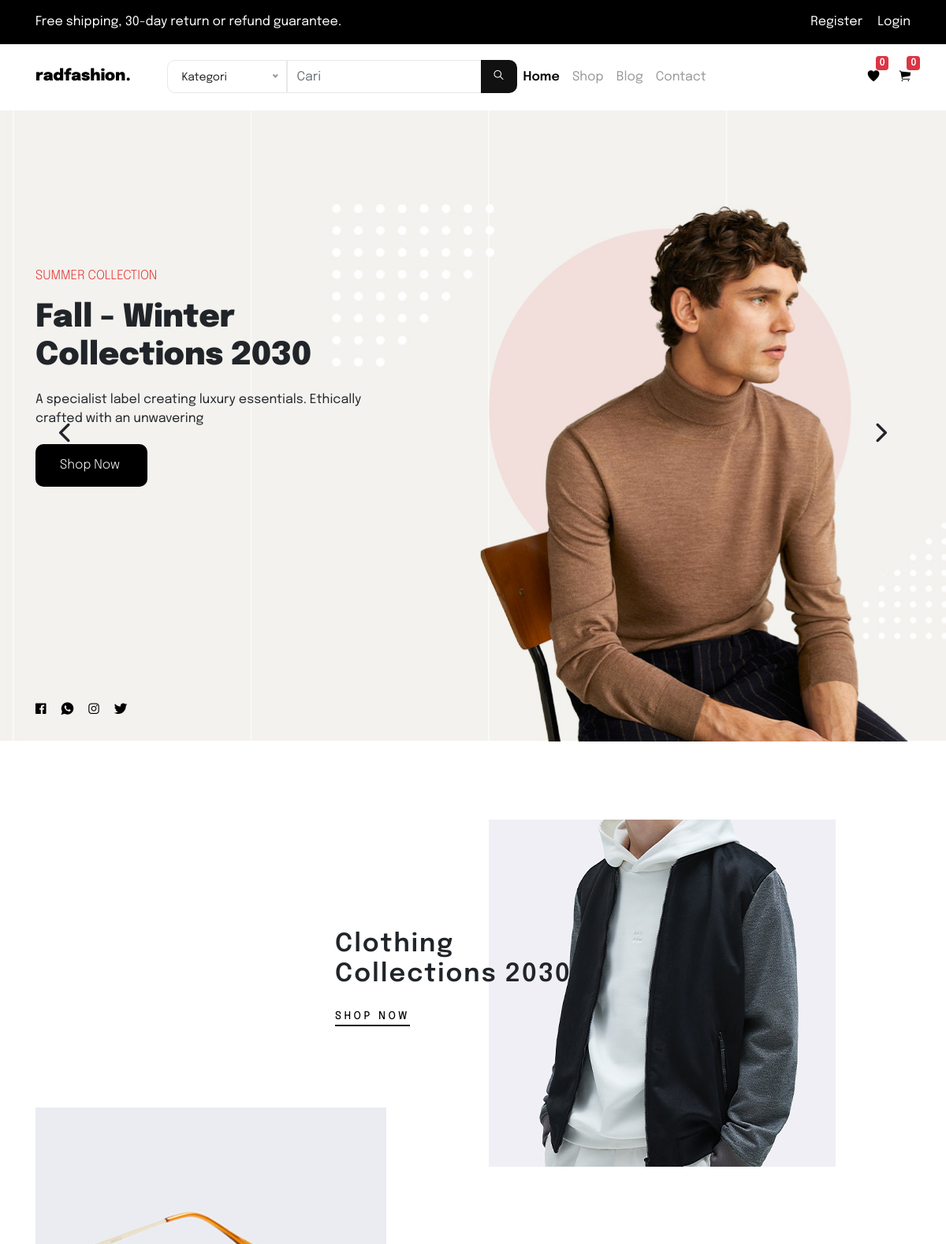
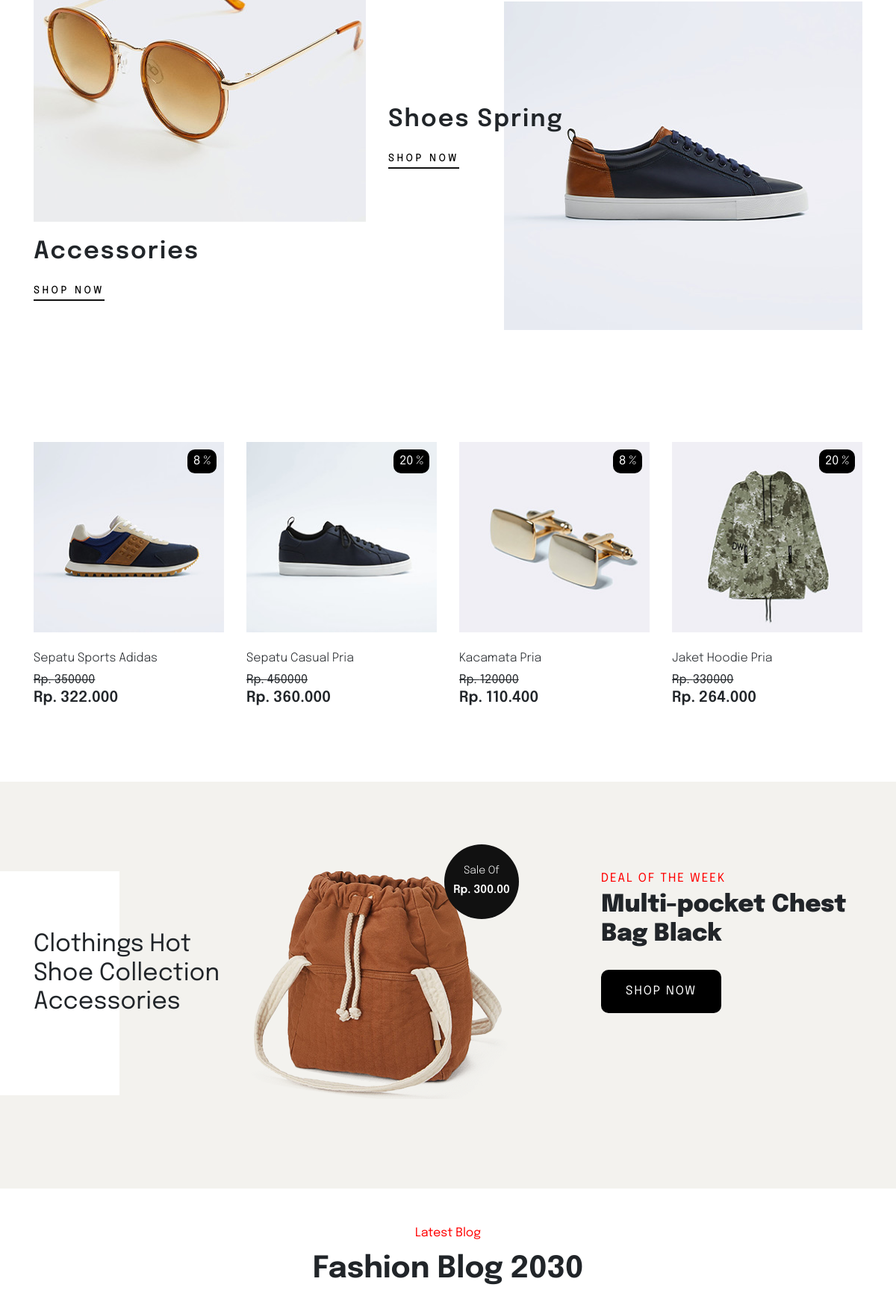
The page / (upper part) on the database its author committed (2 pictures, top to bottom).
### tables this page shows
CREATE TABLE `product` (
  `id_product` int(10) NOT NULL,
  `product_name` varchar(255) NOT NULL,
  `product_slug` varchar(255) NOT NULL,
  `product_price` int(10) NOT NULL,
  `product_discount` int(10) NOT NULL,
  `product_category` varchar(255) NOT NULL,
  `product_subcategory` varchar(255) NOT NULL,
  `product_quantity` int(10) NOT NULL,
  `product_image` varchar(255) NOT NULL
);

### index.php (the view, shortened to what this page needs)
<?php
include_once 'header.php';
?>
<section class="hero">
	<div class="hero-slider owl-carousel">
		<div class="hero-items set-bg" data-setbg="assets/img/hero/hero-1.jpg" style="background-image: url('assets/img/hero/hero-1.jpg');">
			<div class="container">
				<div class="row">
					<div class="col-xl-5 col-lg-7 col-md-8">
						<div class="hero-text">
							<h6>Summer Collection</h6>
							<h1>Fall - Winter Collections 2030</h1>
							<p>A specialist label creating luxury essentials. Ethically crafted with an unwavering</p>
							<button class="btn">Shop Now <i class="ion ios-arrow-forward"></i></button>
						</div>
						<div class="hero-social">
							<a href=""><i class="ion ion-logo-facebook"></i></a>
							<a href=""><i class="ion ion-logo-whatsapp"></i></a>
							<a href=""><i class="ion ion-logo-instagram"></i></a>
							<a href=""><i class="ion ion-logo-twitter"></i></a>
						</div>
					</div>
				</div>
			</div>
		</div>
	</div>
</section>
<section class="banner">
	<div class="container">
		<div class="row">
			<div class="col-lg-7 offset-md-4">
				<div class="banner-item ">
					<div class="banner-item-text">
						<h2>Clothing Collections 2030</h2>
						<a href="">Shop Now</a>
					</div>
					<div class="banner-item-img">
						<img src="assets/img/banner/banner-1.jpg">
					</div>
				</div>
			</div>
			<div class="col-lg-5">
				<div class="banner-item banner-item-middle">
					<div class="banner-item-img">
						<img src="assets/img/banner/banner-2.jpg">
					</div>
					<div class="banner-item-text">
						<h2>Accessories</h2>
						<a href="">Shop Now</a>
					</div>
				</div>
			</div>
			<div class="col-lg-7">
				<div class="banner-item banner-item-last">
					<div class="banner-item-text">
						<h2>Shoes Spring </h2>
						<a href="">Shop Now</a>
					</div>
					<div class="banner-item-img">
						<img src="assets/img/banner/banner-3.jpg">
					</div>
				</div>
			</div>
		</div>
	</div>
</section>
<section class="product">
	<div class="container">
		<div class="row">
			<?php
				$sql = "SELECT * FROM product";
				$exe = mysqli_query($koneksi,$sql);
				foreach($exe as $item):
			?>
			<div class="col-lg-3">
				<div class="product-item">
					<div class="product-item-img">
						<img src="assets/img/product/<?= $item['product_image']?>">
					</div>
					<div class="product-item-text">
						<div class="discount"><?= $item['product_discount'];?> %</div>
						<h6 class="name"><?= $item['product_name'] ?></h6>
						<s>Rp. <?= $item['product_price'];?></s>
						<h5 class="price">
							<?php
								$harga_diskon = $item['product_price']- $item['product_discount']* $item['product_price'] /100;
							?>
							Rp. <?= number_format($harga_diskon,0,'.','.') ?></h5>
					</div>
				</div>
			</div>
				<?php
					endforeach;
				?>
		</div>
	</div>
</section>
<section class="flashsale">
	<div class="container">
		<div class="row">
			<div class="col-lg-3">
				<div class="flashsale-text">
					<h2>Clothings Hot <br>Shoe Collection <br> Accessories</h2>
				</div>
			</div>
			<div class="col-lg-4">
				<div class="flashsale-product">
					<img src="assets/img/flashsale.png" class="w-100">
					<div class="flashsale-sticker">
						<div class="flashsale-sticker-text">
							<h6>Sale Of</h6>
							<h5>Rp. 300.00</h5>
						</div>
					</div>
				</div>
			</div>
			<div class="col-lg-4 offset-lg-1">
				<div class="flashsale-countdown">
					<h6>DEAL OF THE WEEK</h6>
					<h2>Multi-pocket Chest Bag Black</h2>
					<button class="btn">SHOP NOW</button>
				</div>
			</div>
		</div>
	</div>
</section>
<section class="blog">
	<div class="container">
		<div class="title text-center">
			<h6>Latest Blog</h6>
			<h1>Fashion Blog 2030</h1>
		</div>
	</div>
</section>
<?php
include_once 'footer.php';
?>

### assets/css/home.css (style rules this page uses)
body { font-family: 'Epilogue'; }
.hero-slider .owl-item.active .hero-text { animation: fadeInUp; animation-duration: 2s; }
.hero-items { height: 800px; padding-top: 200px; }
.hero-items .hero-text h6 { color: #e53637; margin-bottom: 1.25rem; font-family: 'EpilogueLight'; text-transform: uppercase; }
.hero-items .hero-text h1 { color: ; font-family: 'EpilogueBlack'; margin-bottom: 1.25rem; }
.hero-items .hero-text p { margin-bottom: 1.25rem; }
.hero-items .hero-text .btn { background-color: #000; color: #FFF; padding: 14px 30px; font-family: 'EpilogueLight'; border-radius: 10px; }
.hero-items .hero-social { margin-top: 270px; }
.hero-items .hero-social a { color: #000; font-size: 18px; margin-right: 15px; }
.hero-items.set-bg { background-repeat: no-repeat; background-size: cover; background-position: top center; }
.banner { padding-top: 75px; padding-bottom: 75px; }
.banner-item { position: relative; overflow: hidden; }
.banner-item.banner-item-middle { margin-top: -75px; }
.banner-item.banner-item-last { margin-top: 100px; }
.banner-item.banner-item-middle .banner-item-img { margin-bottom: 22px; }
.banner-item.banner-item-middle .banner-item-text { position: relative; top: 0; left: 0; max-width: 100%; }
.banner-item-img { float: right; }
.banner-item-text { max-width: 300px; position: absolute; left: 0; top: 140px; }
.banner-item-text h2 { font-family: 'EpilogueSemiBold'; letter-spacing: 2px; margin-bottom: 1.25rem; }
.banner-item-text a { color: #000; font-family: 'EpilogueLight'; display: inline-block; font-size: 13px; font-weight: 700; letter-spacing: 4px; text-transform: uppercase; padding: 3px 0; position: relative; text-decoration: none; }
.banner-item-text a::after { position: absolute; left: 0; bottom: 0; width: 100%; height: 2px; background: #111; content: ""; transition: all , .3s; }
.product { padding-top: 75px; padding-bottom: 75px; }
.product .product-item { position: relative; margin-bottom: 25px; }
.product .product-item-img img { width: 100%; }
.product .product-item-text .discount { position: absolute; top: 10px; right: 10px; background-color: #000; color: #FFF; padding: 4px 8px; border-radius: 10px; }
.product .product-item-text { padding-top: 25px; }
.product .product-item-text .name { font-family: 'EpilogueLight'; }
.product .product-item-text .price { font-family: 'EpilogueSemiBold'; }
.flashsale { padding: 120px 0px; background-color: #f3f2ee; }
.flashsale .flashsale-text { position: relative; z-index: 1; padding-top: 80px; }
.flashsale .flashsale-text::before { position: absolute; left: -485px; top: 0; height: 300px; width: 600px; background: #fff; z-index: -1; content: ""; }
.flashsale .flashsale-text h2 { margin-bottom: 0; }
.flashsale .flashsale-sticker { height: 100px; width: 100px; background: #111; border-radius: 50%; padding-top: 22px; text-align: center; position: absolute; right: 0; top: -36px; line-height: 100px; color: #FFF; }
.flashsale .flashsale-sticker-text { padding-top: 5px; }
.flashsale .flashsale-sticker-text h6 { font-family: 'EpilogueLight'; font-size: 14px; }
.flashsale .flashsale-sticker-text h5 { font-family: 'EpilogueSemiBold'; font-size: 15px; }
.flashsale .flashsale-countdown h6 { letter-spacing: 2px; color: #FF0000; }
.flashsale .flashsale-countdown h2 { font-family: 'EpilogueBlack'; }
.flashsale .flashsale-countdown .btn { background-color: #000; color: #FFF; padding: 16px 32px; letter-spacing: 2px; border-radius: 10px; }
.blog { padding: 50px 0px; }
.blog .title { margin-bottom: 30px; }
.blog .title h6 { color: red; margin-bottom: 15px; }
.blog .title h1 { font-family: 'EpilogueBold'; margin-bottom: 15px; }
.blog .blog-item .blog-item-title h6,h5 { margin-bottom: 10px; }

### rows shown on the page
product: product_image (picture), product_discount "8", product_name "Sepatu Sports Adidas", product_price "350000", harga_diskon "322.000"
product: product_image (picture), product_discount "20", product_name "Sepatu Casual Pria", product_price "450000", harga_diskon "360.000"
product: product_image (picture), product_discount "8", product_name "Kacamata Pria", product_price "120000", harga_diskon "110.400"
product: product_image (picture), product_discount "20", product_name "Jaket Hoodie Pria", product_price "330000", harga_diskon "264.000"
